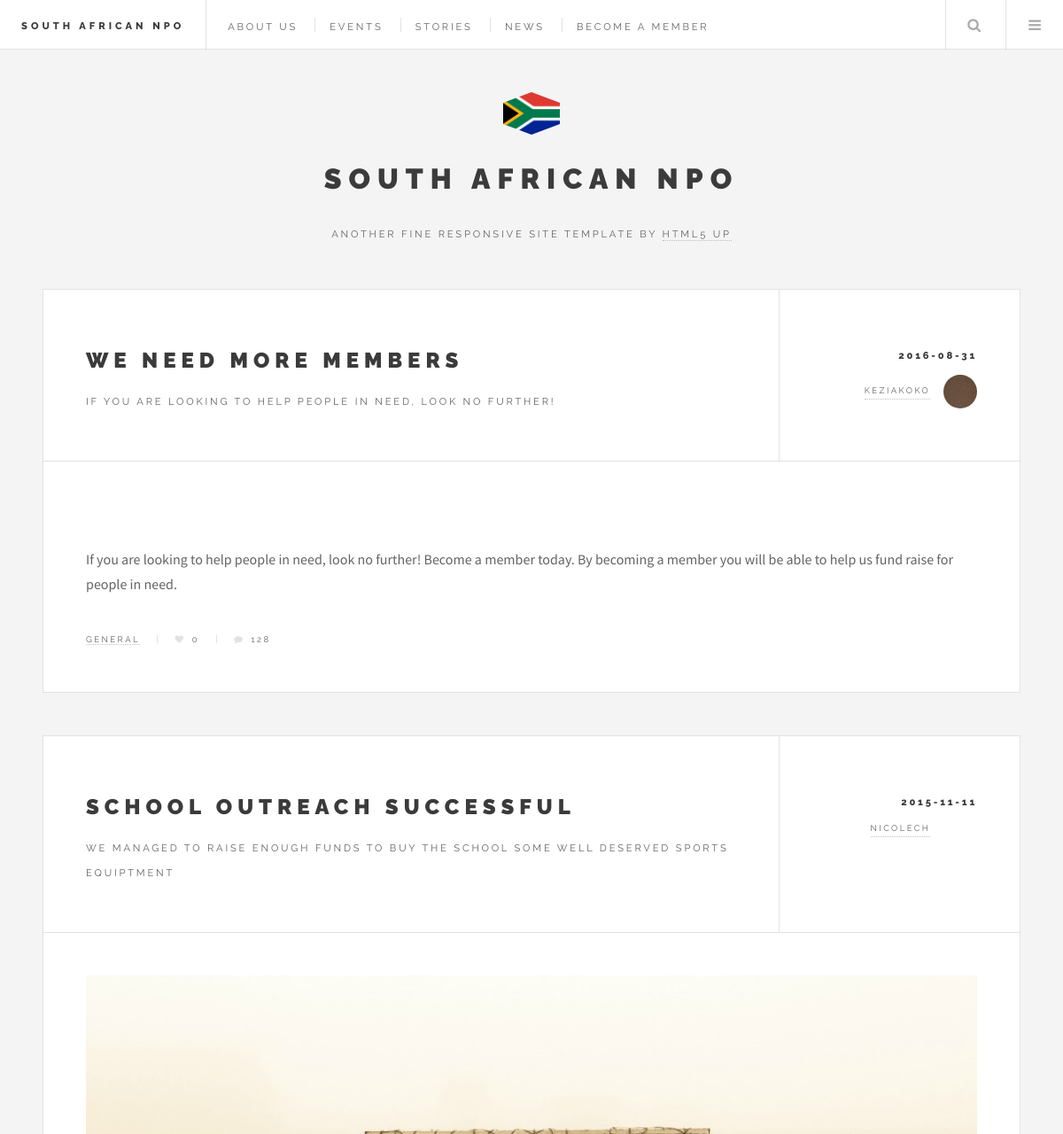
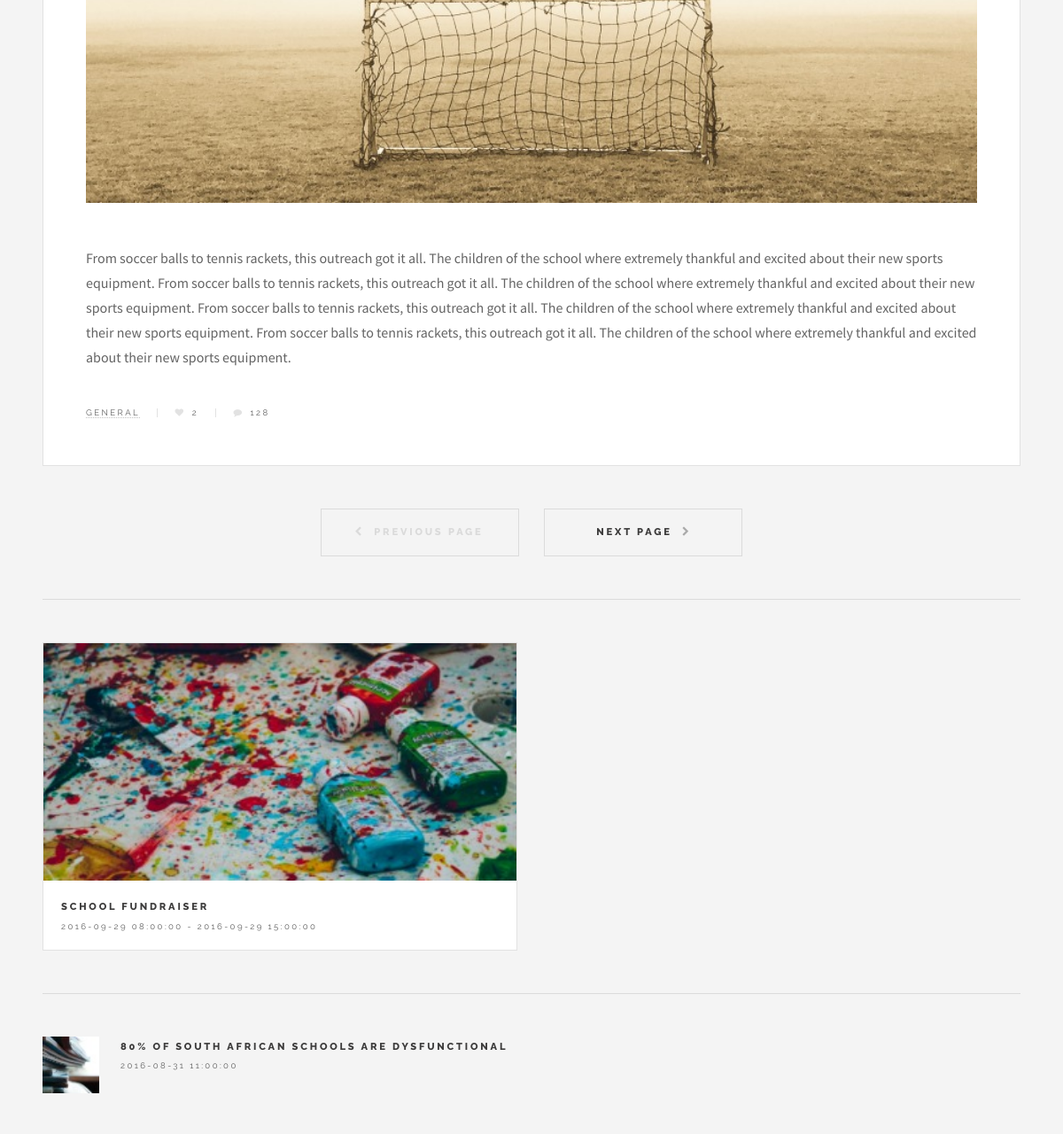
Before: / (upper part) with the older database file (2 pictures, top to bottom).
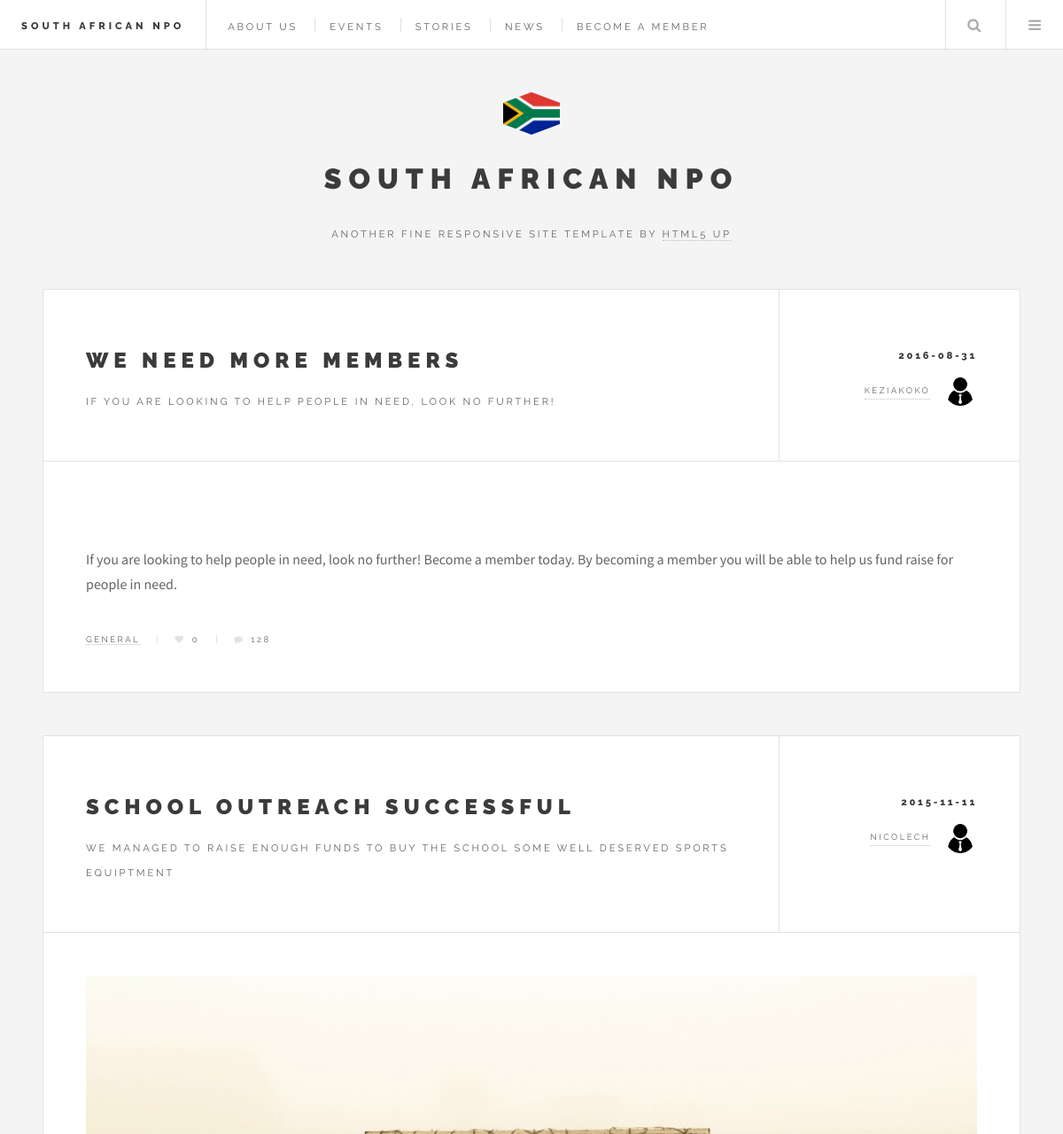
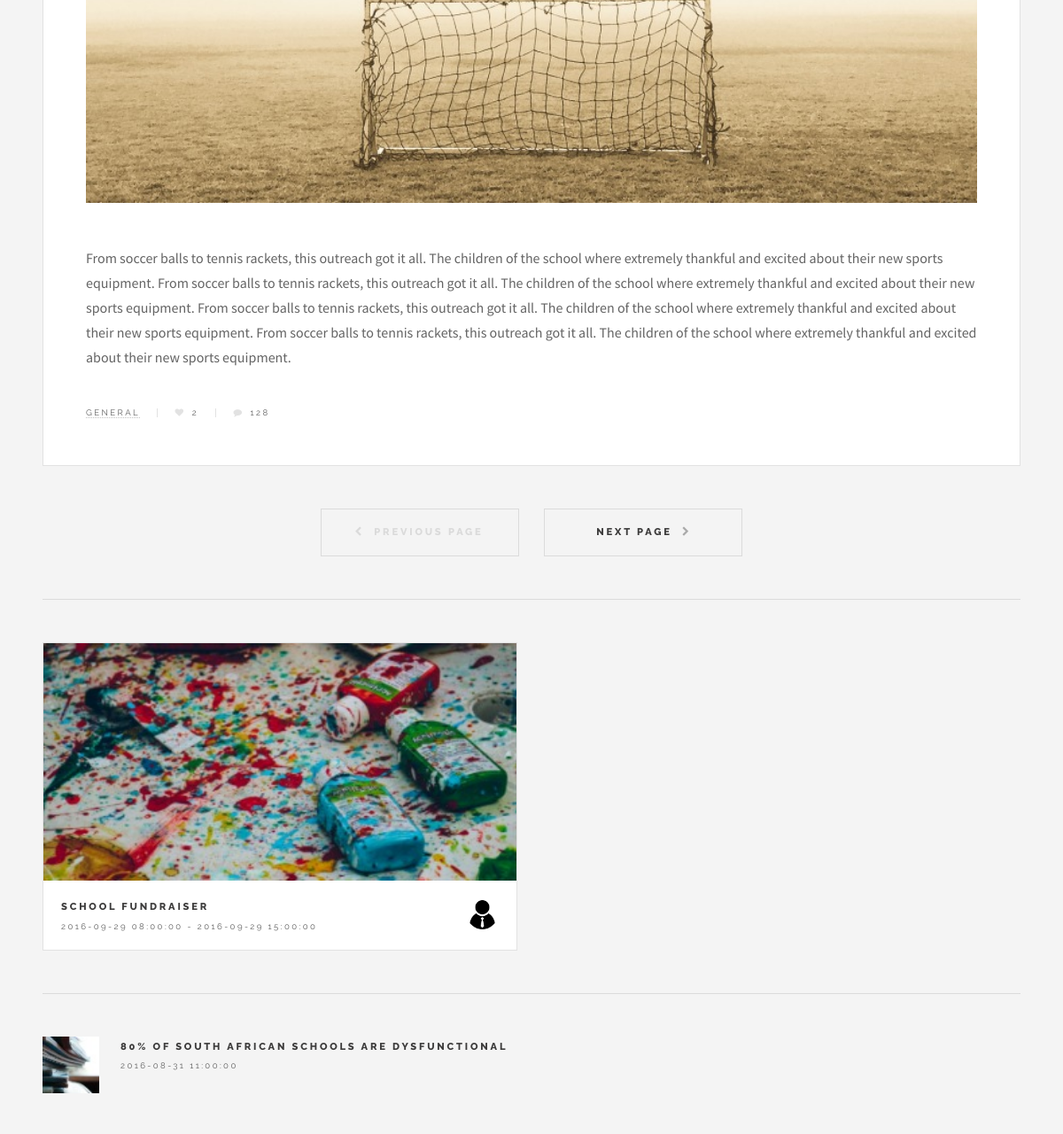
After: the same page with the newer database file (2 pictures, top to bottom).
### tables this page shows
CREATE TABLE IF NOT EXISTS `stories` (
  `id` int(11) NOT NULL AUTO_INCREMENT,
  `title` text NOT NULL,
  `description` text NOT NULL,
  `story` text NOT NULL,
  `date` date NOT NULL,
  `postedBy` int(11) NOT NULL,
  `image` text NOT NULL,
  `numLikes` int(11) NOT NULL,
  PRIMARY KEY (`id`)
);

CREATE TABLE IF NOT EXISTS `members` (
  `id` int(11) NOT NULL AUTO_INCREMENT,
  `username` text NOT NULL,
  `email` text NOT NULL,
  `password` text NOT NULL,
  `image` text NOT NULL,
  `admin` tinyint(1) NOT NULL,
  `eventID` int(11) NOT NULL,
  `workGroupID` int(11) NOT NULL,
  PRIMARY KEY (`id`)
);

CREATE TABLE IF NOT EXISTS `events` (
  `id` int(11) NOT NULL AUTO_INCREMENT,
  `eventName` text NOT NULL,
  `location` text NOT NULL,
  `description` text NOT NULL,
  `startDateTime` datetime NOT NULL,
  `endDateTime` datetime NOT NULL,
  `photo` text NOT NULL,
  `postedBy` int(11) NOT NULL,
  PRIMARY KEY (`id`)
);

CREATE TABLE IF NOT EXISTS `news` (
  `id` int(11) NOT NULL AUTO_INCREMENT,
  `title` text NOT NULL,
  `news` text NOT NULL,
  `image` text NOT NULL,
  `date` datetime NOT NULL,
  `link` text NOT NULL,
  `postedBy` int(11) NOT NULL,
  PRIMARY KEY (`id`)
);

### index.php (the view, shortened to what this page needs)
<?php
	include 'pages/dbconfig.php';
?>
<!DOCTYPE HTML>
<html>
	<head>
		<link rel="stylesheet" href="assets/css/main.css"/>
	</head>
	<body>
		<div id="wrapper">
			<header id="header">
				<h1><a href="index.php">South African NPO</a></h1>
				<nav class="links">
					<ul>
						<li><a href="#">About us</a></li>
						<li><a href="pages/events.php">Events</a></li>
						<li><a href="pages/stories.php">Stories</a></li>
						<li><a href="pages/news.php">News</a></li>
						<li><a href="pages/signup.php">Become a Member</a></li>
					</ul>
				</nav>
				<nav class="main">
					<ul>
						<li class="search">
							<a class="fa-search" href="#search">Search</a>
						</li>
						<li class="menu">
							<a class="fa-bars" href="#menu">Menu</a>
						</li>
					</ul>
				</nav>
			</header>
			<div id="main">
				<?php
					$sql = "SELECT * FROM stories ORDER BY id DESC";
					$test = $conn->query($sql);
					while($row = $test->fetch_assoc())
					{
						$title = $row['title'];
						$desc = $row['description'];
						$story = $row['story'];
						$date = $row['date'];
						$userID = $row['postedBy'];
						$image = $row['image'];
						$numLikes = $row['numLikes'];
						$sql = "SELECT * FROM members WHERE id = '" . $userID . "'";
						$test2 = $conn->query($sql);
						while($row2 = $test2->fetch_assoc())
						{
							$user = $row2['username'];
							$profile = $row2['image'];
						}
						echo '<article class="post">';
						echo '<header>';
						echo '<div class="title">';
						echo '<h2><a href="#">' . $title . '</a></h2>';
						echo '<p>' . $desc . '</p>';
						echo '</div>';
						echo '<div class="meta">';
						echo '<time class="published" datetime="' . $date . '">' . $date . '</time>';
						echo '<a href="#" class="author"><span class="name">' . $user . '</span><img src="' . $profile . '" alt="" /></a>';
						echo '</div>';
						echo '</header>';
						echo '<a href="#" class="image featured"><img src="' . $image . '" alt="" /></a>';
						echo '<p>' . $story . '</p>';
						echo '<footer>';
						echo '<ul class="stats">';
						echo '<li><a href="#">General</a></li>';
						echo '<li><a href="#" class="icon fa-heart">' . $numLikes . '</a></li>';
						echo '<li><a href="#" class="icon fa-comment">128</a></li>';
						echo '</ul>';
						echo '</footer>';
						echo '</article>';
					}
				?>
				<ul class="actions pagination">
					<li><a href="" class="disabled button big previous">Previous Page</a></li>
					<li><a href="#" class="button big next">Next Page</a></li>
				</ul>
			</div>
			<section id="sidebar">
				<section id="intro">
					<a href="#" class="logo"><img src="images/sa_flag.gif" alt=""/></a>
					<header>
						<h2>South African NPO</h2>
						<p>Another fine responsive site template by <a href="http://html5up.net">HTML5 UP</a></p>
					</header>
				</section>
				<section>
					<div class="mini-posts">
						<?php
							$sql = "SELECT * FROM events ORDER BY id DESC";
							$test = $conn->query($sql);
							while($row = $test->fetch_assoc())
							{
								$eventName = $row['eventName'];
								$startDate = $row['startDateTime'];
								$endDate = $row['endDateTime'];
								$image = $row['photo'];
								$postedBy = $row['postedBy'];
								$sql = "SELECT * FROM members WHERE id = '" . $postedBy . "'";
								$test2 = $conn->query($sql);
								while($row2 = $test2->fetch_assoc())
								{
									$userImage = $row2['image'];
								}
								echo '<article class="mini-post">';
								echo '<header>';
								echo '<h3><a href="#">' . $eventName . '</a></h3>';
								echo '<div class="published"><time  datetime="' . $startDate . '">' . $startDate . '</time> - <time  datetime="' . $endDate . '">' . $endDate . '</time></div>';
								echo '<a href="#" class="author"><img src="' . $userImage . '" alt="" /></a>';
								echo '</header>';
								echo '<a href="#" class="image"><img src="' . $image . '" alt="" /></a>';
								echo '</article>';
							}
						?>
					</div>
				</section>
				<section>
					<ul class="posts">
						<?php
							$sql = "SELECT * FROM news ORDER BY id DESC";
							$test = $conn->query($sql);
							while($row = $test->fetch_assoc())
							{
								$title = $row['title'];
								$date = $row['date'];
								$image = $row['image'];
								echo '<li>';
								echo '<article>';
								echo '<header>';
								echo '<h3><a href="#">' . $title . '</a></h3>';
								echo '<time class="published" datetime="' . $date . '">' . $date . '</time>';
								echo '</header>';
								echo '<a href="#" class="image"><img src="' . $image . '" alt="" /></a>';
								echo '</article>';
								echo '</li>';
							}
						?>
					</ul>
				</section>
			</section>
		</div>
	</body>
</html>

Changed rows visible on the page:
changed stories "WE NEED MORE MEMBERS": members.image: picture added in place of a placeholder
changed stories "SCHOOL OUTREACH SUCCESSFUL": members.image: picture added
changed through a linked row, events "SCHOOL FUNDRAISER": members.image: picture added
